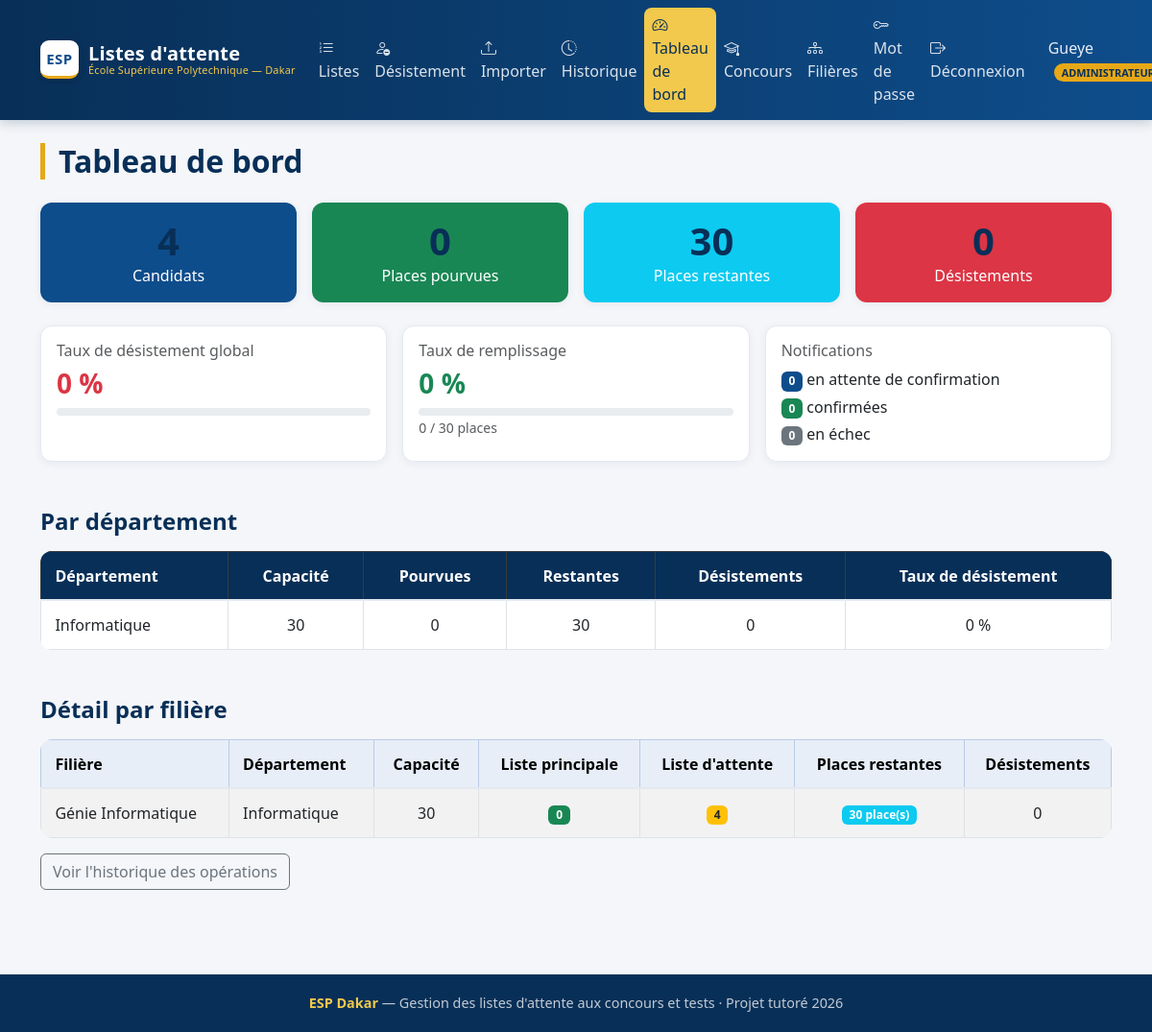
Page /pages/dashboard.php (signed in) on the committed database.
### tables this page shows
CREATE TABLE filieres (
    id INT AUTO_INCREMENT PRIMARY KEY,
    nom VARCHAR(150) NOT NULL,
    departement VARCHAR(100) NOT NULL,
    capacite_accueil INT NOT NULL,
    concours_id INT,
    FOREIGN KEY (concours_id) REFERENCES concours(id)
);

### pages/dashboard.php (the view, shortened to what this page needs)
<?php
require '../config/database.php';
include '../includes/header.php';
$statsParFiliere = $pdo->query("
    SELECT f.id, f.nom AS filiere, f.departement, f.capacite_accueil,
        (SELECT COUNT(*) FROM inscriptions i JOIN listes l ON i.liste_id = l.id
         WHERE l.filiere_id = f.id AND l.type = 'principale') AS nb_principale,
        (SELECT COUNT(*) FROM inscriptions i JOIN listes l ON i.liste_id = l.id
         WHERE l.filiere_id = f.id AND l.type = 'attente') AS nb_attente,
        (SELECT COUNT(*) FROM desistements d WHERE d.filiere_id = f.id) AS nb_desistements
    FROM filieres f
    ORDER BY f.departement, f.nom
")->fetchAll();
$totalCandidats   = (int) $pdo->query("SELECT COUNT(*) FROM utilisateurs WHERE role = 'candidat'")->fetchColumn();
$totalCapacite = 0; $totalPourvues = 0; $totalAttente = 0; $totalDesistements = 0;
$parDepartement = [];
foreach ($statsParFiliere as $s) {
    $totalCapacite     += $s['capacite_accueil'];
    $totalPourvues     += $s['nb_principale'];
    $totalDesistements += $s['nb_desistements'];
    $dep = $s['departement'];
    if (!isset($parDepartement[$dep])) {
        $parDepartement[$dep] = ['capacite' => 0, 'pourvues' => 0, 'attente' => 0, 'desistements' => 0];
    }
    $parDepartement[$dep]['capacite']     += $s['capacite_accueil'];
    $parDepartement[$dep]['pourvues']     += $s['nb_principale'];
    $parDepartement[$dep]['attente']      += $s['nb_attente'];
    $parDepartement[$dep]['desistements'] += $s['nb_desistements'];
}
$totalRestantes = max(0, $totalCapacite - $totalPourvues);
function tauxDesistement(int $desistements, int $pourvues): float
{
    $base = $pourvues + $desistements;
    return $base > 0 ? round($desistements / $base * 100, 1) : 0.0;
}
$tauxGlobal = tauxDesistement($totalDesistements, $totalPourvues);
$tauxRemplissage = $totalCapacite > 0 ? round($totalPourvues / $totalCapacite * 100, 1) : 0.0;
$notifs = $pdo->query("
    SELECT
        SUM(statut = 'envoyee')  AS envoyees,
        SUM(statut = 'confirmee') AS confirmees,
        SUM(statut = 'echouee')  AS echouees,
        COUNT(*) AS total
    FROM notifications
")->fetch();
?>
<h2 class="page-title">Tableau de bord</h2>
<div class="row g-3 mb-4">
    <div class="col-md-3 col-6">
        <div class="card text-white bg-primary h-100">
            <div class="card-body text-center">
                <h1 class="mb-0"><?= $totalCandidats ?></h1>
                <p class="mb-0">Candidats</p>
            </div>
        </div>
    </div>
    <div class="col-md-3 col-6">
        <div class="card text-white bg-success h-100">
            <div class="card-body text-center">
                <h1 class="mb-0"><?= $totalPourvues ?></h1>
                <p class="mb-0">Places pourvues</p>
            </div>
        </div>
    </div>
    <div class="col-md-3 col-6">
        <div class="card text-white bg-info h-100">
            <div class="card-body text-center">
                <h1 class="mb-0"><?= $totalRestantes ?></h1>
                <p class="mb-0">Places restantes</p>
            </div>
        </div>
    </div>
    <div class="col-md-3 col-6">
        <div class="card text-white bg-danger h-100">
            <div class="card-body text-center">
                <h1 class="mb-0"><?= $totalDesistements ?></h1>
                <p class="mb-0">Désistements</p>
            </div>
        </div>
    </div>
</div>
<div class="row g-3 mb-5">
    <div class="col-md-4">
        <div class="card h-100">
            <div class="card-body">
                <h6 class="text-muted">Taux de désistement global</h6>
                <h3 class="text-danger"><?= $tauxGlobal ?> %</h3>
                <div class="progress" style="height: 8px;">
                </div>
            </div>
        </div>
    </div>
    <div class="col-md-4">
        <div class="card h-100">
            <div class="card-body">
                <h6 class="text-muted">Taux de remplissage</h6>
                <h3 class="text-success"><?= $tauxRemplissage ?> %</h3>
                <div class="progress" style="height: 8px;">
                </div>
                <small class="text-muted"><?= $totalPourvues ?> / <?= $totalCapacite ?> places</small>
            </div>
        </div>
    </div>
    <div class="col-md-4">
        <div class="card h-100">
            <div class="card-body">
                <h6 class="text-muted">Notifications</h6>
                <p class="mb-1"><span class="badge bg-primary"><?= (int) $notifs['envoyees'] ?></span> en attente de confirmation</p>
                <p class="mb-1"><span class="badge bg-success"><?= (int) $notifs['confirmees'] ?></span> confirmées</p>
                <p class="mb-0"><span class="badge bg-secondary"><?= (int) $notifs['echouees'] ?></span> en échec</p>
            </div>
        </div>
    </div>
</div>
<h4 class="mb-3">Par département</h4>
<table class="table table-bordered align-middle mb-5">
    <thead class="table-dark">
        <tr>
            <th>Département</th>
            <th class="text-center">Capacité</th>
            <th class="text-center">Pourvues</th>
            <th class="text-center">Restantes</th>
            <th class="text-center">Désistements</th>
            <th class="text-center">Taux de désistement</th>
        </tr>
    </thead>
    <tbody>
        <?php foreach ($parDepartement as $dep => $d): ?>
            <?php $restantes = max(0, $d['capacite'] - $d['pourvues']); ?>
            <tr>
                <td><?= htmlspecialchars($dep) ?></td>
                <td class="text-center"><?= $d['capacite'] ?></td>
                <td class="text-center"><?= $d['pourvues'] ?></td>
                <td class="text-center"><?= $restantes ?></td>
                <td class="text-center"><?= $d['desistements'] ?></td>
                <td class="text-center"><?= tauxDesistement($d['desistements'], $d['pourvues']) ?> %</td>
            </tr>
        <?php endforeach; ?>
    </tbody>
</table>
<h4 class="mb-3">Détail par filière</h4>
<table class="table table-striped table-bordered align-middle">
    <thead class="table-primary">
        <tr>
            <th>Filière</th>
            <th>Département</th>
            <th class="text-center">Capacité</th>
            <th class="text-center">Liste principale</th>
            <th class="text-center">Liste d'attente</th>
            <th class="text-center">Places restantes</th>
            <th class="text-center">Désistements</th>
        </tr>
    </thead>
    <tbody>
        <?php if (count($statsParFiliere) === 0): ?>
            <tr><td colspan="7" class="text-center text-muted">Aucune filière</td></tr>
        <?php else: ?>
            <?php foreach ($statsParFiliere as $s): ?>
                <?php $restantes = $s['capacite_accueil'] - $s['nb_principale']; ?>
                <tr>
                    <td><?= htmlspecialchars($s['filiere']) ?></td>
                    <td><?= htmlspecialchars($s['departement']) ?></td>
                    <td class="text-center"><?= $s['capacite_accueil'] ?></td>
                    <td class="text-center"><span class="badge bg-success"><?= $s['nb_principale'] ?></span></td>
                    <td class="text-center"><span class="badge bg-warning text-dark"><?= $s['nb_attente'] ?></span></td>
                    <td class="text-center">
                        <?php if ($restantes > 0): ?>
                            <span class="badge bg-info"><?= $restantes ?> place(s)</span>
                        <?php else: ?>
                            <span class="badge bg-secondary">Complet</span>
                        <?php endif; ?>
                    </td>
                    <td class="text-center"><?= $s['nb_desistements'] ?></td>
                </tr>
            <?php endforeach; ?>
        <?php endif; ?>
    </tbody>
</table>
<p>
    <a href="/Gestion_Liste_attente/pages/historique.php" class="btn btn-outline-secondary">
        Voir l'historique des opérations
    </a>
</p>
<?php include '../includes/footer.php'; ?>

### assets/css/style.css (style rules this page uses)
:root { --esp-blue: #0E4D8B; --esp-blue-dark: #0A3A6B; --esp-blue-darker: #082F57; --esp-gold: #E6A817; --esp-gold-light: #F2C94C; --esp-bg: #f4f6f9; --esp-surface:#ffffff; --esp-text: #243140; --esp-muted: #6b7a8d; --esp-border: #e4e9f0; --esp-radius: 12px; --esp-shadow: 0 2px 10px rgba(16, 42, 77, 0.06); --esp-shadow-hover: 0 6px 22px rgba(16, 42, 77, 0.12); --bs-primary: var(--esp-blue); --bs-primary-rgb: 14, 77, 139; }
body { background-color: var(--esp-bg); color: var(--esp-text); font-family: "Segoe UI", system-ui, -apple-system, Arial, sans-serif; display: flex; flex-direction: column; min-height: 100vh; }
h1, h2, h3, h4, h5 { color: var(--esp-blue-darker); font-weight: 600; }
a { color: var(--esp-blue); }
.card { border: 1px solid var(--esp-border); border-radius: var(--esp-radius); box-shadow: var(--esp-shadow); transition: box-shadow .18s, transform .18s; }
.card.text-white { border: none; }
.card.text-white h1 { font-weight: 700; }
.table { background: var(--esp-surface); border-radius: var(--esp-radius); overflow: hidden; }
.table > :not(caption) > * > * { padding: .8rem .9rem; }
.table thead th { border-bottom: 2px solid var(--esp-border); font-weight: 600; }
.table-primary { --bs-table-bg: #e7eef7; }
.table-dark { --bs-table-bg: var(--esp-blue-darker); }
.page-title { border-left: 5px solid var(--esp-gold); padding-left: 14px; margin-bottom: 1.5rem; }

### rows in the picture
filieres: departement "Informatique", capacite_accueil "30", pourvues "0", desistements "0", nom "Génie Informatique", nb_principale "0", nb_attente "4", nb_desistements "0"

### other values in the picture
$_SESSION['nom'] "Gueye"
$totalCandidats "4"
$totalPourvues "0"
$totalRestantes "30"
$totalDesistements "0"
$tauxGlobal "0"
$tauxRemplissage "0"
$totalCapacite "30"
$notifs['envoyees'] "0"
$notifs['confirmees'] "0"
$notifs['echouees'] "0"
